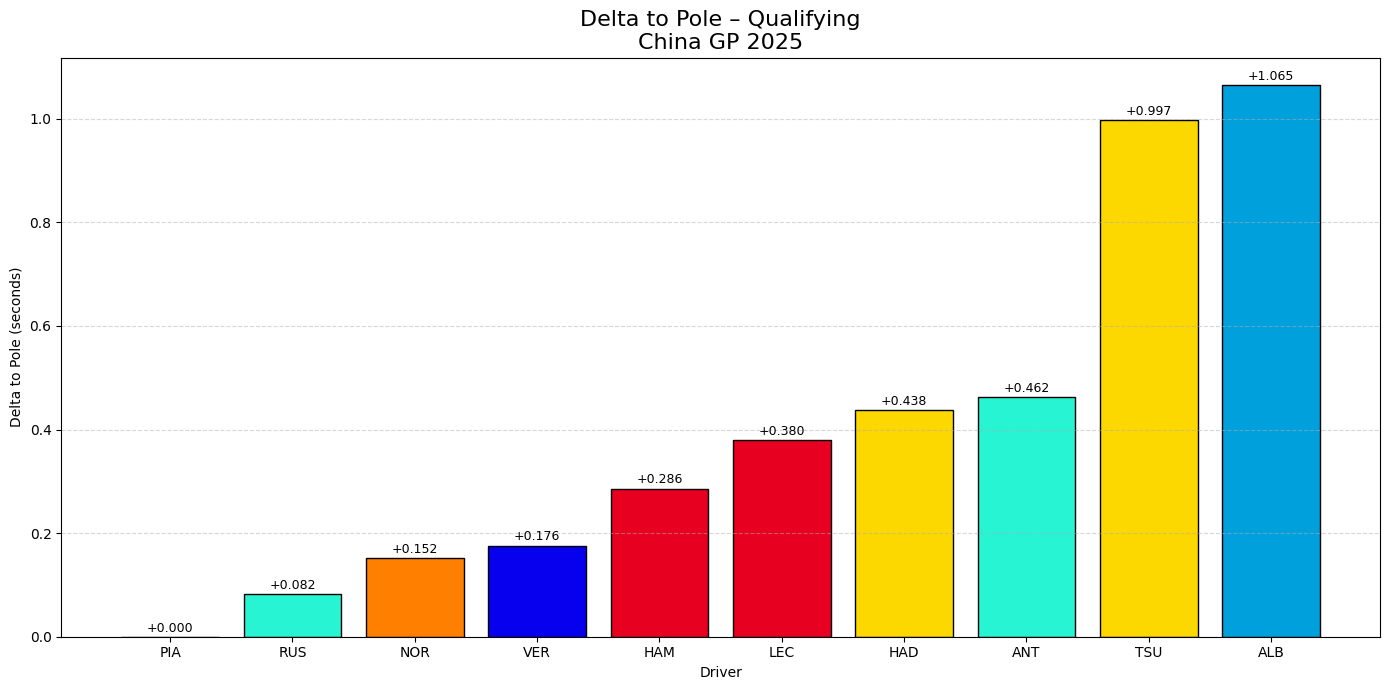

Reproduce this figure in Python.
import os
import fastf1
import fastf1.plotting
import matplotlib.pyplot as plt
import pandas as pd

# ===============================
# CACHE (WAJIB DI COLAB)
# ===============================
CACHE_DIR = "/content/fastf1_cache"
os.makedirs(CACHE_DIR, exist_ok=True)
fastf1.Cache.enable_cache(CACHE_DIR)

fastf1.plotting.setup_mpl(misc_mpl_mods=False)

# ===============================
# CONFIG
# ===============================
YEAR = 2025
RACE_NAME = "CHINA"
SESSION = "Q"

# ===============================
# LOAD SESSION
# ===============================
session = fastf1.get_session(YEAR, RACE_NAME, SESSION)
session.load()

# ===============================
# OFFICIAL QUALI RESULTS (STABLE)
# ===============================
results = session.results.copy()

# Driver yang masuk Q3
results = results.dropna(subset=["Q3"])
results["Q3"] = pd.to_timedelta(results["Q3"])

# ===============================
# DELTA TO POLE
# ===============================
pole_time = results["Q3"].min()
results["Delta"] = (results["Q3"] - pole_time).dt.total_seconds()
results = results.sort_values("Delta")

# ===============================
# TEAM COLORS (FASTF1 3.7 – CORRECT)
# ===============================
colors = [
    fastf1.plotting.get_team_color(team, session)
    for team in results["TeamName"]
]

# ===============================
# PLOT
# ===============================
plt.figure(figsize=(14, 7))
plt.bar(
    results["Abbreviation"],
    results["Delta"],
    color=colors,
    edgecolor="black"
)

plt.title("Delta to Pole – Qualifying\nChina GP 2025", fontsize=16)
plt.xlabel("Driver")
plt.ylabel("Delta to Pole (seconds)")
plt.grid(axis="y", linestyle="--", alpha=0.5)

for i, delta in enumerate(results["Delta"]):
    plt.text(i, delta + 0.01, f"+{delta:.3f}", ha="center", fontsize=9)

plt.tight_layout()
plt.show()
